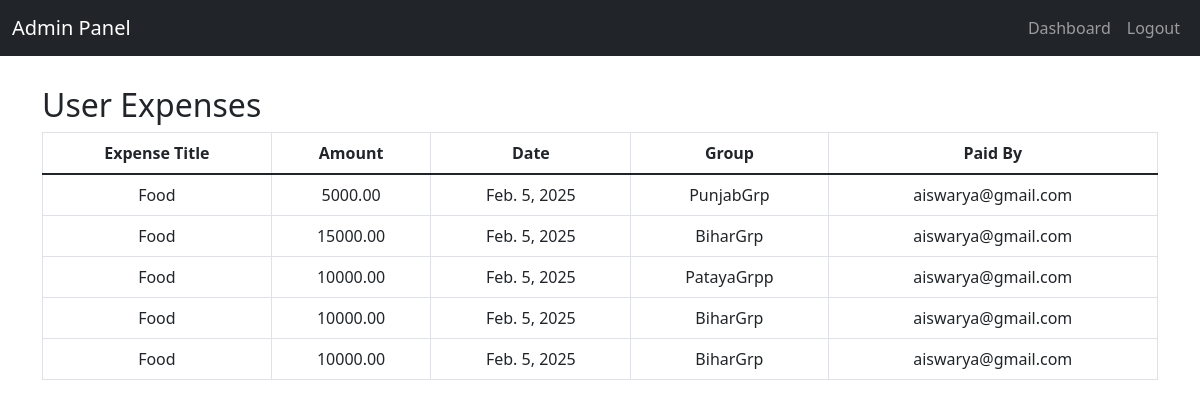
Page /viewexpenses/ on the earlier database version.
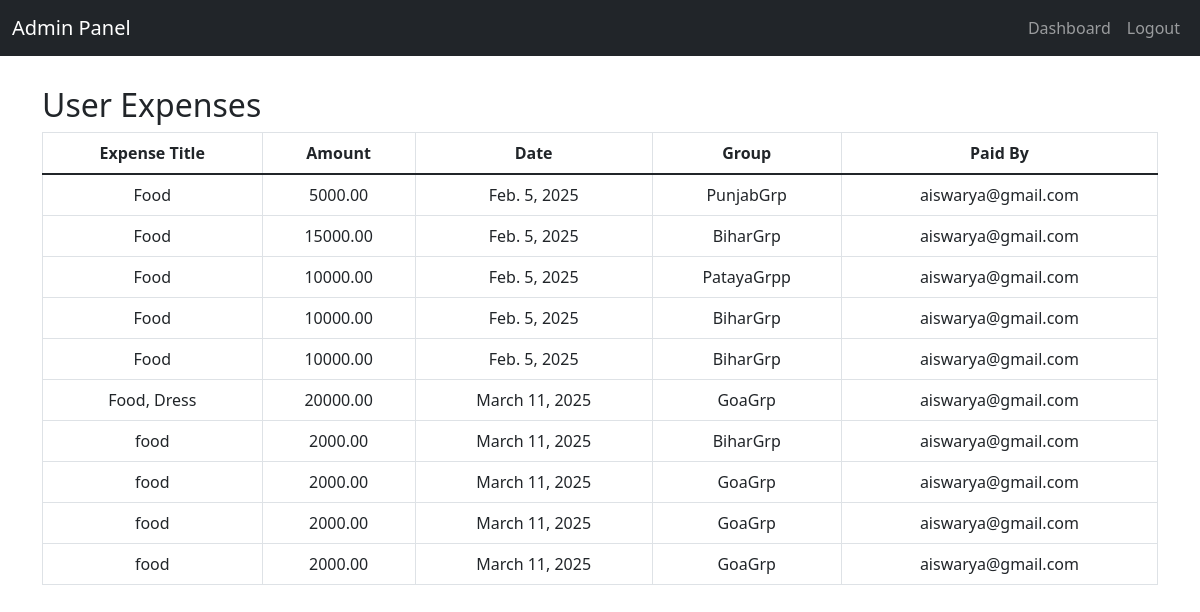
Same page on the later database version.
### app/models.py (models this page shows, shortened)
class Expense(models.Model):
    title = models.CharField(max_length=200)
    amount = models.DecimalField(max_digits=10, decimal_places=2)
    date = models.DateField()
    group = models.ForeignKey(ExpenseGroup, on_delete=models.CASCADE, related_name='expenses')
    paid_by = models.ForeignKey(userregister, on_delete=models.CASCADE, related_name='paid_expenses')
    split_among = models.ManyToManyField(GroupMember, through='ExpenseSplit')
    created_at = models.DateTimeField(auto_now_add=True)

class ExpenseGroup(models.Model):
    name = models.CharField(max_length=100)
    created_by = models.ForeignKey(User, on_delete=models.CASCADE, related_name='created_groups')  # Use User model
    created_at = models.DateTimeField(auto_now_add=True)
    def __str__(self):
        return self.name

class userregister(models.Model):
    user = models.OneToOneField(User, on_delete=models.CASCADE)
    email = models.EmailField()
    phone = models.CharField(max_length=15)
    location = models.CharField(max_length=100)
    confirm_password = models.CharField(max_length=255)

### app/views.py (the view)
# urls.py: path('viewexpenses/', views.viewexpenses, name='viewexpenses'),
def viewexpenses(request):
    user_expenses = Expense.objects.all()
    return render(request, 'admin/viewexpenses.html', {'user_expenses': user_expenses})

### templates/admin/viewexpenses.html (shortened to what this page needs)
<!DOCTYPE html>
<html lang="en">
<head>
    <link href="https://cdn.jsdelivr.net/npm/bootstrap@5.1.3/dist/css/bootstrap.min.css" rel="stylesheet">
</head>
<body>
    <nav class="navbar navbar-expand-lg navbar-dark bg-dark">
        <div class="container-fluid">
            <a class="navbar-brand" href="#">Admin Panel</a>
            <div class="collapse navbar-collapse" id="navbarNav">
                <ul class="navbar-nav ms-auto">
                    <li class="nav-item"><a class="nav-link" href="../adminhome">Dashboard</a></li>
                    <li class="nav-item"><a class="nav-link" href="../adminlogout">Logout</a></li>
                </ul>
            </div>
        </div>
    </nav>
    <div class="container table-container">
        <h2>User Expenses</h2>
        <table class="table table-bordered">
            <thead>
                <tr>
                    <th>Expense Title</th>
                    <th>Amount</th>
                    <th>Date</th>
                    <th>Group</th>
                    <th>Paid By</th>
                </tr>
            </thead>
            <tbody>
                {% for expense in user_expenses %}
                        <tr>
                            <td>{{ expense.title }}</td>
                            <td>{{ expense.amount }}</td>
                            <td>{{ expense.date }}</td>
                            <td>{{ expense.group }}</td>
                            <td>{{ expense.paid_by.email }}</td>
                        </tr>
                {% endfor %}
            </tbody>
        </table>
    </div>
</body>
</html>

Differences in the rows shown:
added Expense: title "Food, Dress", amount "20000.00", date "March 11, 2025", group "GoaGrp", paid_by.email "aiswarya@gmail.com"
added Expense: title "food", amount "2000.00", date "March 11, 2025", group "BiharGrp", paid_by.email "aiswarya@gmail.com"
added Expense: title "food", amount "2000.00", date "March 11, 2025", group "GoaGrp", paid_by.email "aiswarya@gmail.com"
added Expense: title "food", amount "2000.00", date "March 11, 2025", group "GoaGrp", paid_by.email "aiswarya@gmail.com"
added Expense: title "food", amount "2000.00", date "March 11, 2025", group "GoaGrp", paid_by.email "aiswarya@gmail.com"
